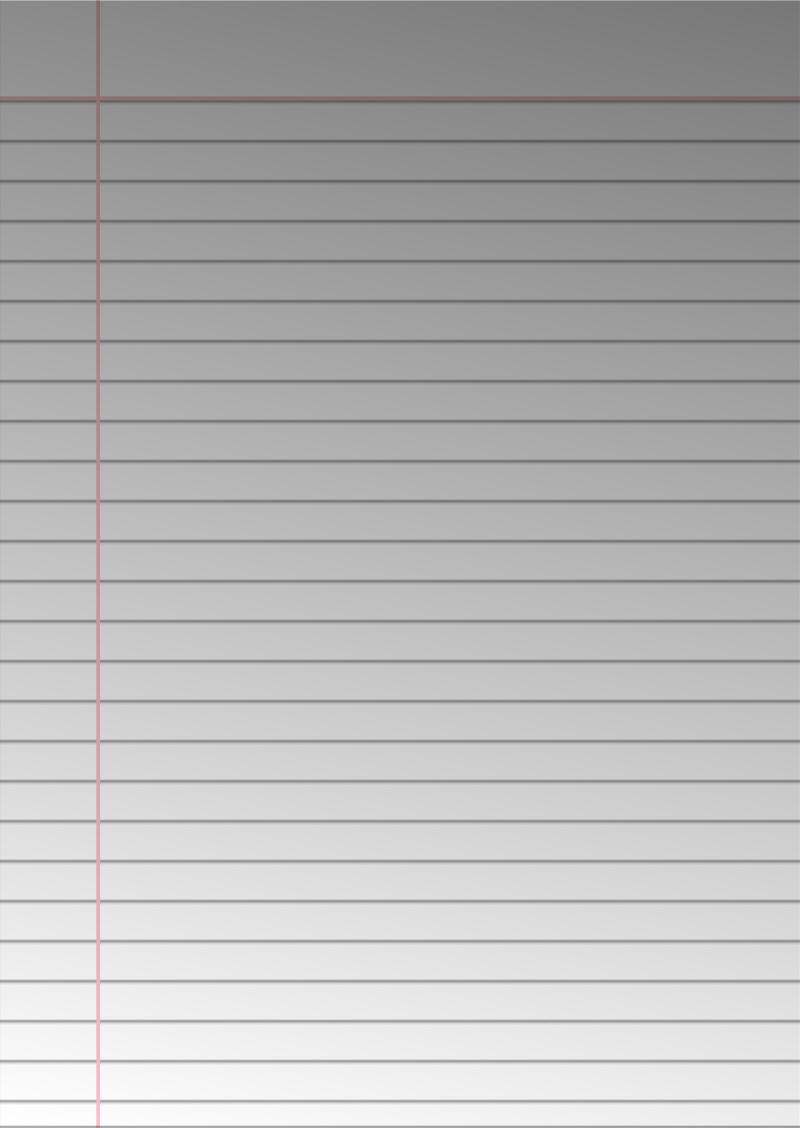
#> input picture Learning CV (Computer Vision)/download (1).jpg, 800 x 1128 px
$ python '6.2 Threshold.py'
#> lines starting #> are read from the running program, lines starting #| are printed output that depends on the picture
#Adaptive Threshold
import cv2
# Load image
img = cv2.imread('../download (1).jpg')
#> img is the input picture: shape (1128, 800, 3); mean B, G, R 182.2, 182.1, 182.4

# Convert to grayscale
img_gray = cv2.cvtColor(img, cv2.COLOR_BGR2GRAY)

# Apply adaptive thresholding
adaptive_thresh = cv2.adaptiveThreshold(img_gray, 255, cv2.ADAPTIVE_THRESH_GAUSSIAN_C, cv2.THRESH_BINARY, 21, 30)
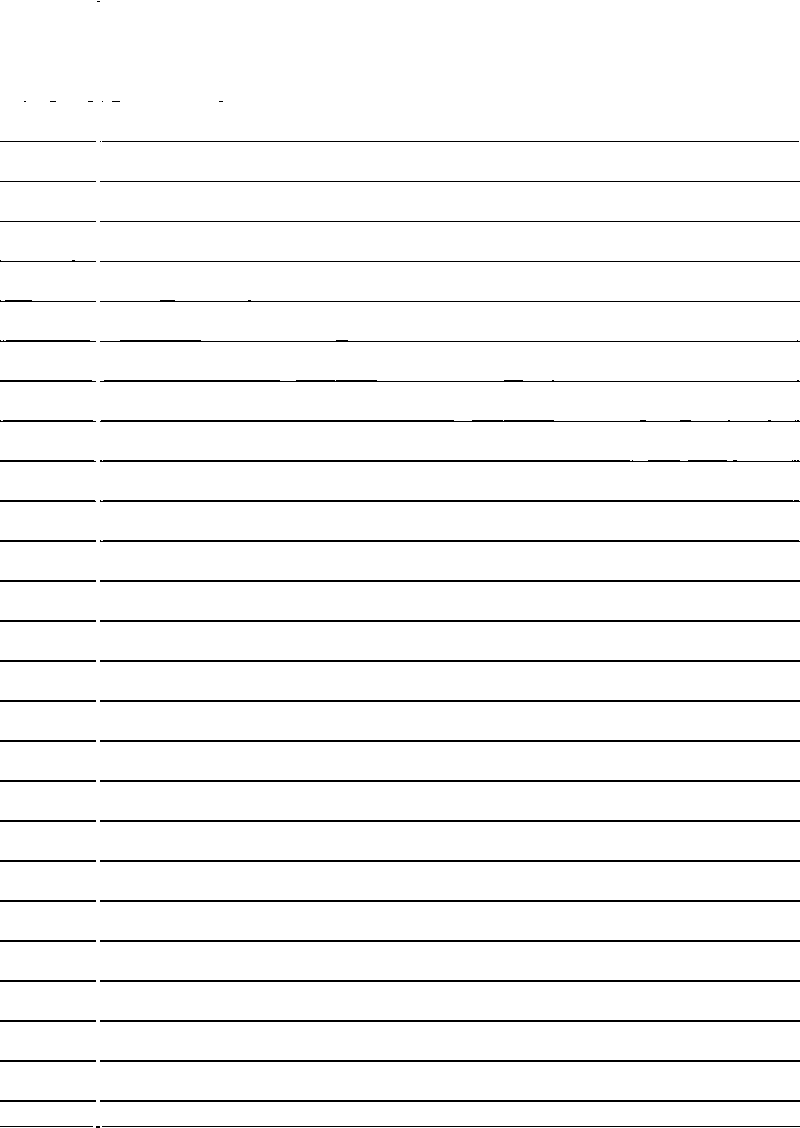
#> adaptive_thresh: shape (1128, 800); 96.1% white; black in thin lines or dots

# Apply simple thresholding
_, simple_thresh = cv2.threshold(img_gray, 80, 255, cv2.THRESH_BINARY)
#> simple_thresh: shape (1128, 800); every value is 255

# Display the images
cv2.imshow('Original Image', img)
cv2.imshow('Adaptive Threshold', adaptive_thresh)
cv2.imshow('Simple Threshold', simple_thresh)
cv2.waitKey(0)
cv2.destroyAllWindows()
